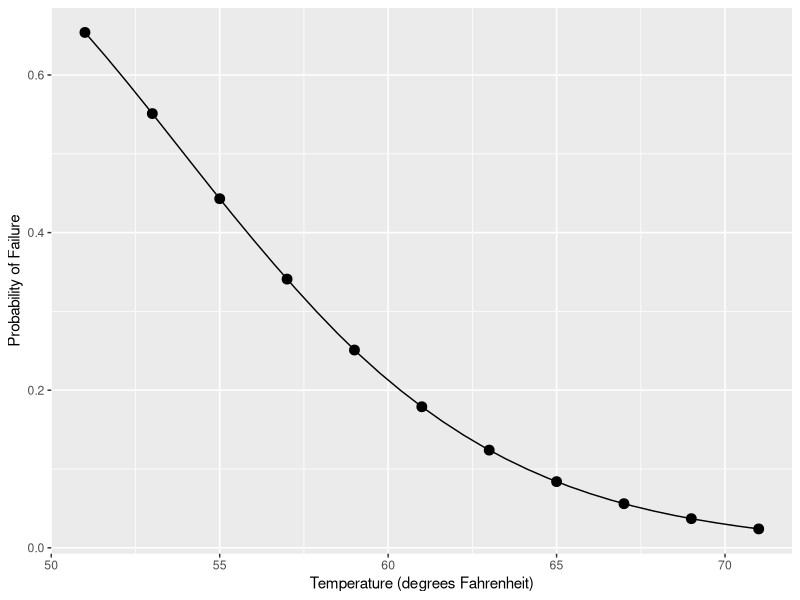

R code for this plot:
## ---- chunk 1
probability_of_failure <- function(temperature){
  l <- 11.6630 - 0.2162 * temperature
  round(exp(l) / (1 + exp(l)), 3)
}

probability_of_failure(81)
probability_of_failure(53)
## ---- chunk 2
library(ggplot2)
temp <- seq( 51, 71, 2)
p <- probability_of_failure(temp)
df <- data.frame(temperature = temp, probability_of_failure = p)

spline_int <- as.data.frame(spline(df$temp, df$probability_of_failure))

ggplot(df) + 
  geom_point(aes(x = temp, y = probability_of_failure), size = 3) +
  geom_line(data = spline_int, aes(x = x, y = y)) +
  labs(x = "Temperature (degrees Fahrenheit)", y = "Probability of Failure")
